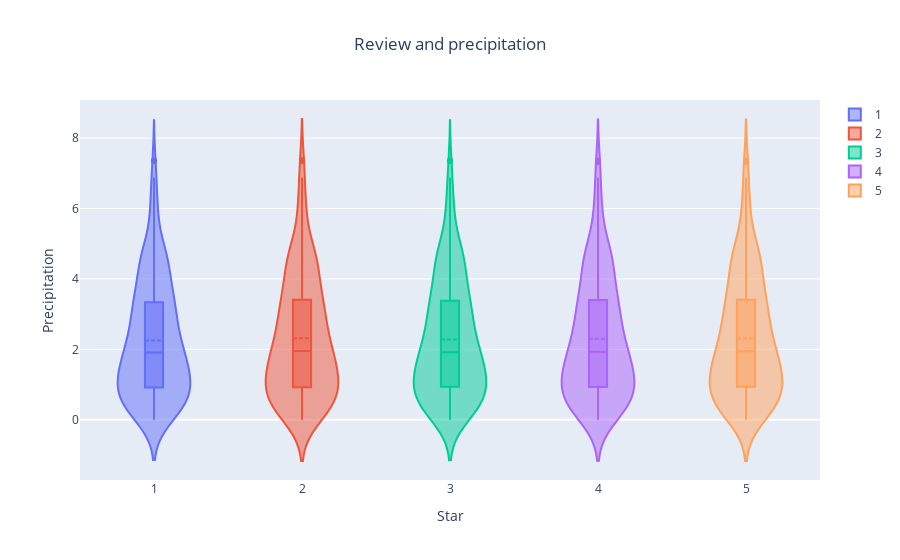

Here is the notebook cell this chart was saved with:
### Code cell
# review and precipitation
review_groupby_precipitation = df_review.groupby(['stars','precipitation'])['count_review'].sum().reset_index()

fig = go.Figure()

stars = ['1','2','3','4','5']

for star in stars:
    fig.add_trace(go.Violin(x=review_groupby_precipitation['stars'][review_groupby_precipitation['stars'] == star],
                            y=review_groupby_precipitation['precipitation'][review_groupby_precipitation['stars'] == star],
                            name=star,
                            box_visible=True,
                            meanline_visible=True))

fig.update_layout(
    xaxis_title="Star", yaxis_title="Precipitation")

fig.update_layout(
    title='Review and precipitation',
    title_x=0.5)
fig.show()

fig.write_image("E:/Zahra - Data Bootcamp/final-project ZH/output/review_precipitation.png")

### Figure 1 — Plotly figure (JSON) as saved in the notebook; plotly's stock layout.template omitted (floating-point values rounded to 4 significant figures; data arrays with more than 128 entries replaced by an {"elided": "..."} marker saying what was removed)
{"data": [{"box": {"visible": true}, "meanline": {"visible": true}, "name": "1", "type": "violin", "x": {"elided": "267 str values"}, "y": {"elided": "267 float values"}}, {"box": {"visible": true}, "meanline": {"visible": true}, "name": "2", "type": "violin", "x": {"elided": "270 str values"}, "y": {"elided": "270 float values"}}, {"box": {"visible": true}, "meanline": {"visible": true}, "name": "3", "type": "violin", "x": {"elided": "273 str values"}, "y": {"elided": "273 float values"}}, {"box": {"visible": true}, "meanline": {"visible": true}, "name": "4", "type": "violin", "x": {"elided": "276 str values"}, "y": {"elided": "276 float values"}}, {"box": {"visible": true}, "meanline": {"visible": true}, "name": "5", "type": "violin", "x": {"elided": "274 str values"}, "y": {"elided": "274 float values"}}], "layout": {"title": {"text": "Review and precipitation", "x": 0.5}, "xaxis": {"title": {"text": "Star"}}, "yaxis": {"title": {"text": "Precipitation"}}}}
